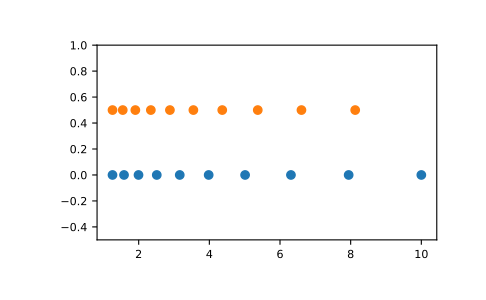

Recreate this plot in Python.
np.logspace(2.0, 3.0, num=4)
# array([  100.        ,   215.443469  ,   464.15888336,  1000.        ])
np.logspace(2.0, 3.0, num=4, endpoint=False)
# array([ 100.        ,  177.827941  ,  316.22776602,  562.34132519])
np.logspace(2.0, 3.0, num=4, base=2.0)
# array([ 4.        ,  5.0396842 ,  6.34960421,  8.        ])

# Graphical illustration:

import matplotlib.pyplot as plt
N = 10
x1 = np.logspace(0.1, 1, N, endpoint=True)
x2 = np.logspace(0.1, 1, N, endpoint=False)
y = np.zeros(N)
plt.plot(x1, y, 'o')
# [<matplotlib.lines.Line2D object at 0x...>]
plt.plot(x2, y + 0.5, 'o')
# [<matplotlib.lines.Line2D object at 0x...>]
plt.ylim([-0.5, 1])
# (-0.5, 1)
plt.show()
